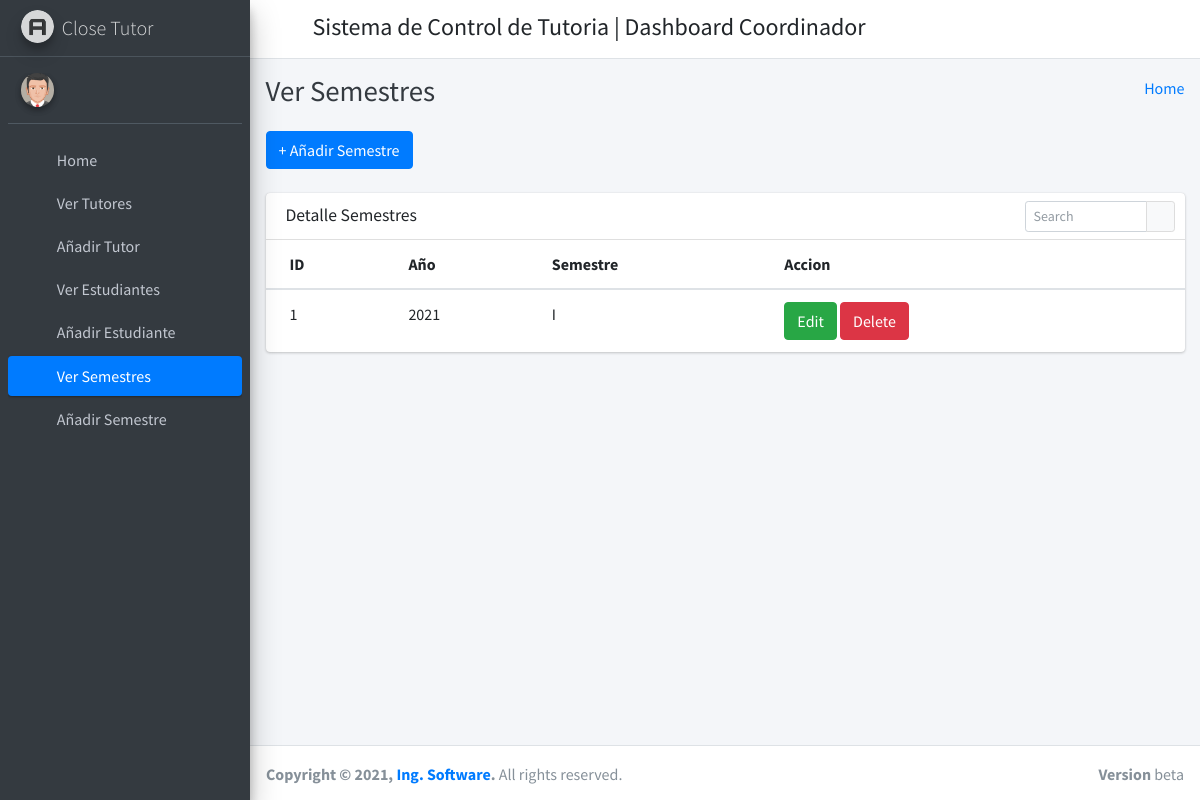
Screenshot of /manage_session/ (signed in) with the database file from the repository.
### app/models.py (models this page shows, shortened)
class Semestre(models.Model):
    SEMESTRES = (
        ('I','Primer Semestre'),
        ('II','Segundo Semestre')
    )
    id = models.AutoField(primary_key=True)
    anio = models.IntegerField("Año")
    semestre = models.CharField("Semestre", choices=SEMESTRES, max_length = 30)
    objects = models.Manager()

### app/HodViews.py (the view)
# urls.py: path('manage_session/', HodViews.manage_session, name="manage_session"),
def manage_session(request):
    session_years = Semestre.objects.all()
    context = {
        "session_years": session_years
    }
    return render(request, "hod_template/manage_session_template.html", context)

### app/LoginCheckMiddleWare.py (called while the page is built, shortened)
    def process_view(self, request, view_func, view_args, view_kwargs):
        modulename = view_func.__module__
        user = request.user
        if user.is_authenticated:
            if user.user_type == "1":
                if modulename == "app.HodViews":
                    pass
                elif modulename == "app.views" or modulename == "django.views.static":
                    pass
                else:
                    return redirect("admin_home")
            else:
                return redirect("login")
        else:
            if request.path == reverse("login") or request.path == reverse("doLogin"):
                pass
            else:
                return redirect("login")

### app/templates/hod_template/manage_session_template.html (shortened to what this page needs)
{% extends 'hod_template/base_template.html' %}
{% block page_title %}
    Ver Semestres
{% endblock page_title %}
{% block main_content %}
{% load static %}
<section class="content">
        <div class="container-fluid">
            <a class="btn btn-primary" href="{% url 'add_session' %}" role="button">+ Añadir Semestre</a> <br/>&nbsp;
            <div class="row">
                <div class="col-md-12">
                    <div class="card">
                        <div class="card-header">
                            <h3 class="card-title">Detalle Semestres</h3>
                            <div class="card-tools">
                            <div class="input-group input-group-sm" style="width: 150px;">
                                <input type="text" name="table_search" class="form-control float-right" placeholder="Search">
                                <div class="input-group-append">
                                <button type="submit" class="btn btn-default"><i class="fas fa-search"></i></button>
                                </div>
                            </div>
                            </div>
                        </div>
                        <div class="card-body table-responsive p-0">
                            <table class="table table-hover text-nowrap">
                            <thead>
                                <tr>
                                <th>ID</th>
                                <th>Año</th>
                                <th>Semestre</th>
                                <th>Accion</th>
                                </tr>
                            </thead>
                            <tbody>
                                {% for session_year in session_years %}
                                <tr>
                                <td>{{ session_year.id }}</td>
                                <td>{{ session_year.anio }}</td>
                                <td>{{ session_year.semestre }}</td>
                                <td>
                                    <a href="{% url 'edit_session' session_year.id %}" class="btn btn-success">Edit</a>
                                    <a href="{% url 'delete_session' session_year.id %}" class="btn btn-danger">Delete</a>
                                </td>
                                </tr>
                                {% endfor %}
                            </tbody>
                            </table>
                        </div>
                        </div>
                </div>
            </div>
        </div>
      </section>
  {% endblock main_content %}

### rows the page displays
Semestre: id "1", anio "2021", semestre "I"
